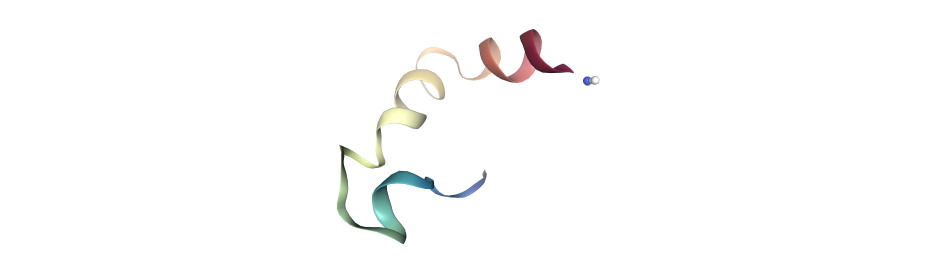
#> input picture results/1wso_pic1.png, 1874 x 524 px (shown at 1/2 size)
$ jupyter execute --allow-errors Ejercicio_3.ipynb
#> lines starting #> are read from the running program, lines starting #| are printed output that depends on the picture
### processing/loaders.py
import random
import os

from Bio.Seq import Seq
from Bio import SeqIO
from Bio import Entrez

from abc import ABC, abstractmethod


class DataLoader(ABC):
    @abstractmethod
    def load(self, *args):
        pass


class RandomSequenceLoader(DataLoader):
    def __init__(self):
        self.alphabet = "ACDEFGHIKLMNPQRSTVWY"

    def load(self, length):
        return Seq(''.join(random.choices(self.alphabet, k=length)))


class ApiSequenceLoader(DataLoader):
    def __init__(self):
        self.email = 'example@gmail.com'
        Entrez.email = self.email

    # [34 lines left out: functions load, get_sequences_by_id, not called in this run]


class FastaDataLoader(DataLoader):
    def __init__(self):
        pass

    def load(self, filename):
        lines = []
        with open(filename, "r") as file:
            lines = file.readlines()

        return ''.join(lines[1:]).replace("\n", "")


class DataLoaderFactory:
    @staticmethod
    def get_loader(loader_type):
        if loader_type == "random":
            return RandomSequenceLoader()

        elif loader_type == "api":
            return ApiSequenceLoader()

        elif loader_type == "fasta":
            return FastaDataLoader()

### Ejercicio_3.ipynb
# Práctica 5: Estructuras tridimensionales

[cell 1]
from Bio import PDB

import nglview
import py3Dmol

from Bio.Blast import NCBIWWW, NCBIXML

from Bio import SeqIO, AlignIO
from Bio.Align.Applications import ClustalOmegaCommandline
from Bio.Phylo.TreeConstruction import DistanceCalculator, DistanceTreeConstructor
import Bio.Phylo as Phylo

[cell 2]
import matplotlib.pyplot as plt
import matplotlib.image as mpimg
from matplotlib.colors import to_rgba

from itertools import combinations

import pandas as pd
import numpy as np

[cell 3]
from processing.loaders import DataLoaderFactory
from abc import ABC, abstractmethod

## Ejercicio 3: Proteínas del sueño

Los objetivos de este ejercicio son:

1. Descargar las secuencias de la Orexina-A/Hipocretina-1(1WSO) y la Orexina-B/Hipocretina-2 (1CQ0).
2. Lleva a cabo un alineamiento entre ambas secuencias y determina su grado de similitud.
3. Usa Biopython y la herramienta BLAST para buscar homólogos de la Hipocretina y la Orexina A en la base datos de proteínas no redundantes (NR).
4. Construya un árbol filogenético a partir de los resultados de la búsqueda BLAST (utilice el método Neighbor Joining)
5. Visualiza esas proteínas, y utilizando sus conocimientos desarrolle una función con Biopython que dadas dos estructuras de proteína identifique cual de ellas tiene la mayor distancia entre sus átomos.
Utilícela para la Hipocretina-1/Orexina-A y la Orexina-B/Hipocretina-2.

### Análisis exploratorio de la estructura tridimensional de las proteína

En este ejercicio estudiaremos dos proteínas distintas, las cuales vienen por naturaleza en los seres humanos y que son las encargadas de diversos procesos esenciales de nuestro organismo. Estas proteínas son las siguientes:

- **Orexina-A/Hipocretina-1 (1WSO):** Es un neuropéptido que desempeña un papel clave en la regulación del sueño, el apetito y el estado de alerta. Se sintetiza principalmente en el hipotálamo y actúa uniéndose a los receptores de orexina (OX1R y OX2R), los cuales están distribuidos en diversas regiones del cerebro. Esta proteína es fundamental en la regulación del ciclo sueño-vigilia y está implicada en patologías como la narcolepsia, un trastorno del sueño caracterizado por somnolencia diurna excesiva. Además, la Orexina-A también influye en el comportamiento alimenticio y la homeostasis energética.

- **Orexina-B/Hipocretina-2 (1CQ0):** Es un neuropéptido que, al igual que la Orexina-A, se produce en el hipotálamo y está involucrado en la regulación de procesos esenciales como el sueño, el apetito, y la homeostasis energética. La Orexina-B actúa predominantemente a través de los receptores de orexina (OX2R) y tiene una afinidad más específica por este receptor, en comparación con la Orexina-A. Este neuropéptido desempeña un papel importante en la estabilidad del ciclo sueño-vigilia y está relacionado con la capacidad del organismo para mantener el estado de alerta. Su disfunción también se asocia con trastornos como la narcolepsia tipo 1, en la cual se observa una pérdida de neuronas productoras de orexina.

Ambos neuropéptidos derivan de un precursor común llamado **prepro-orexina**, el cual es procesado en el hipotálamo para generar las formas maduras de Orexina-A e Orexina-B. Aunque ambas proteínas comparten este origen común, tienen diferencias notables en su estructura y función:

- La **Orexina-A** tiene 33 aminoácidos y presenta enlaces disulfuro que estabilizan su estructura, haciéndola más resistente a la degradación.
- La **Orexina-B**, por otro lado, es más corta, con 28 aminoácidos, y carece de enlaces disulfuro, lo que la hace menos estable pero con una afinidad más específica por el receptor OX2R.

Estas diferencias estructurales no solo influyen en su estabilidad, sino también en sus mecanismos de acción y afinidad por los receptores de orexina. Por lo tanto, aunque ambas pertenecen a la misma familia de neuropéptidos y trabajan en conjunto para regular funciones fisiológicas esenciales, no son diferentes cadenas de una misma proteína, sino péptidos independientes derivados de un único precursor.

[cell 4]
data_path = "./data"

#> (a cell that did not finish here is left out)

#> (a cell that did not finish here is left out)

[cell 7]
plt.figure(figsize=(14, 5))

img = mpimg.imread("results/1wso_pic1.png")
#> img is the input picture: shape (524, 1874, 4) float32; mean R, G, B, A 0.988, 0.988, 0.987, 1
plt.imshow(img)
plt.axis("off")

plt.subplots_adjust(left=0, right=1, top=1, bottom=0)
plt.title("Hipocretina-1/Orexina-A (1WSO)")
plt.show()

Como podemos observar en la representación visual de la proteína, su estructura parece contener una hélice alfa prominente (destacada por la forma helicoidal y los colores graduales). Esto indica que es una proteína con una estructura secundaria bien definida. Además, su apariencia sugiere una organización relativamente compacta y posiblemente una función específica relacionada con la estabilidad estructural o interacción molecular.

El extremo con una esfera adicional que se observa en la imagen corresponde al residuo NH₂, un grupo amino terminal que, aunque parece estar aislado, juega un papel clave en la interacción de la proteína con sus receptores, en contraste con la percepción inicial de que podría ser simplemente un marcador estructural o un ligando no funcional.

[cell 8]
plt.figure(figsize=(14, 5))

img = mpimg.imread("results/1wso_pic2.png")
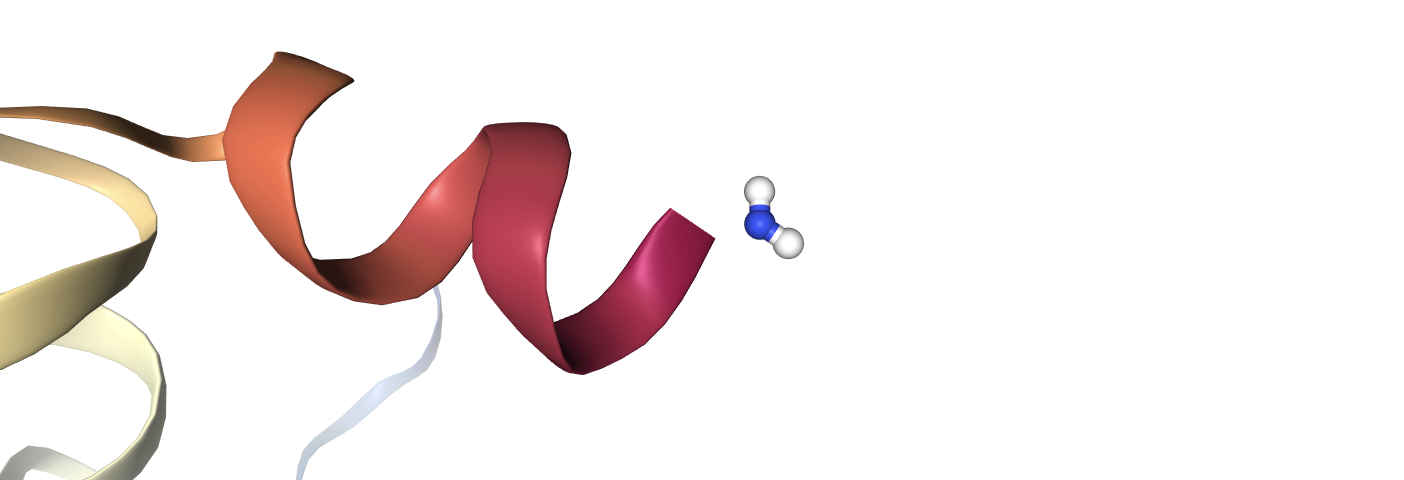
#> input picture results/1wso_pic2.png, 1404 x 480 px
#> img is the input picture: shape (480, 1404, 4) float32; mean R, G, B, A 0.955, 0.924, 0.921, 1
plt.imshow(img)
plt.axis("off")

plt.subplots_adjust(left=0, right=1, top=1, bottom=0)
plt.title(r"Residuo $NH_2$ de la Hipocretina-1/Orexina-A (1WSO)")
plt.show()

[cell 9]
ligands = []
#> (the rest of this cell did not finish here and is left out)

Como podemos ver, se detectan dos residuos no estándar en la estructura de la proteína: PCA y NH₂. Estos son ligandos o moléculas pequeñas que no forman parte de los aminoácidos comunes de la cadena proteica. En la estructura, NH₂ se presenta como un grupo funcional pequeño compuesto por un átomo de nitrógeno y dos de hidrógeno, mientras que PCA es un compuesto más grande, posiblemente relacionado con la estabilización o funcionalidad de la proteína. Estos residuos pueden ser útiles para diversas funciones, como estabilizar la estructura, facilitar interacciones con otras moléculas o actuar como parte del entorno experimental para simular condiciones específicas.

En la estructura, el residuo que se aprecia en la imagen corresponde a **NH₂**, que es un grupo funcional pequeño compuesto por un átomo de nitrógeno (azul) y dos átomos de hidrógeno (blancos). Este residuo se encuentra fuera de la cadena principal de la proteína y está representado como una molécula independiente en la visualización. Es posible que actúe como parte del entorno experimental, un estabilizador o tenga alguna función específica en la interacción con la proteína.

En el contexto de la estructura de la proteína Orexina-A/Hipocretina-1 (PDB ID: 1WSO), el residuo PCA corresponde al ácido pirrolidona carboxílico, una forma cíclica de la glutamina que puede influir en la estabilidad estructural de la proteína. Por otro lado, NH₂ puede ser crucial para la actividad biológica de la proteína, incluyendo su interacción con receptores específicos.

#> (a cell that did not finish here is left out)

[cell 11]
plt.figure(figsize=(14, 5))

img = mpimg.imread("results/1cq0_pic1.png")
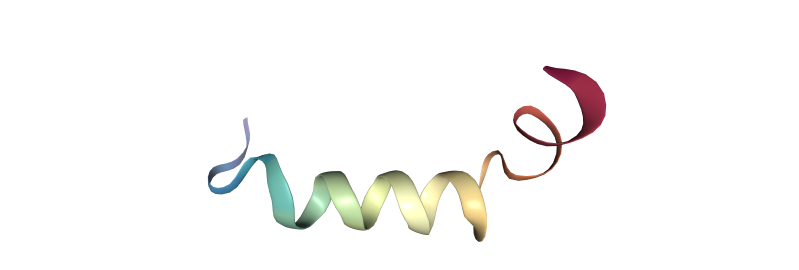
#> input picture results/1cq0_pic1.png, 1598 x 540 px (shown at 1/2 size)
#> img is the input picture: shape (540, 1598, 4) float32; mean R, G, B, A 0.978, 0.977, 0.971, 1
plt.imshow(img)
plt.axis("off")

plt.subplots_adjust(left=0, right=1, top=1, bottom=0)
plt.title("Orexina-B/Hipocretina-2 (1CQ0)")
plt.show()

En el caso de la proteína Orexina-B/Hipocretina-2 (PDB ID: 1CQ0), la representación visual muestra una estructura dominada por una hélice alfa continua y bien definida, característica que es consistente con la función de esta proteína como un neuropéptido regulador. En contraste con Orexina-A, Orexina-B presenta una estructura más compacta, con menos flexibilidad en sus regiones terminales, lo que refuerza su papel en la interacción específica con sus receptores.

La hélice alfa observada es fundamental para el reconocimiento de la proteína por el receptor de orexina-2 (OX2R), lo que subraya su relevancia en procesos fisiológicos como la regulación del sueño, el apetito y la energía. Además, la estabilidad estructural de Orexina-B está estrechamente relacionada con su capacidad para formar interacciones específicas, lo que explica su menor afinidad relativa por el receptor OX1R en comparación con Orexina-A.

[cell 12]
ligands = []
#> (the rest of this cell did not finish here and is left out)

Visualizaremos ahora ambas proteínas en un mismo espacio tridimensional para comparar sus estructuras y analizar sus similitudes y diferencias.

#> (a cell that did not finish here is left out)

[cell 14]
plt.figure(figsize=(14, 5))

img = mpimg.imread("results/comp_pic1.png")
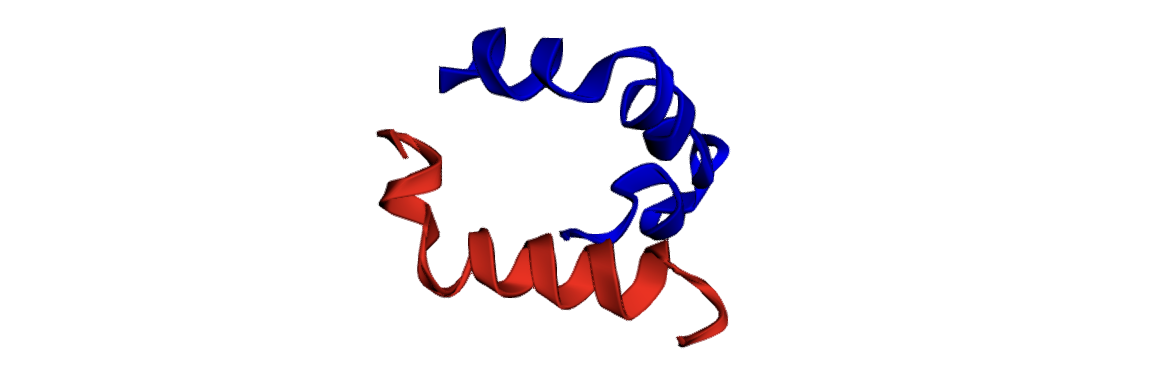
#> input picture results/comp_pic1.png, 1166 x 376 px
#> img is the input picture: shape (376, 1166, 4) float32; mean R, G, B, A 0.951, 0.934, 0.951, 1
plt.imshow(img)
plt.axis("off")

plt.subplots_adjust(left=0, right=1, top=1, bottom=0)
plt.title("Comparación de las estructuras 1WSO (Azul) y 1CQ0 (Rojo)")
plt.show()

[cell 15]
plt.figure(figsize=(14, 5))

img = mpimg.imread("results/comp_pic2.png")
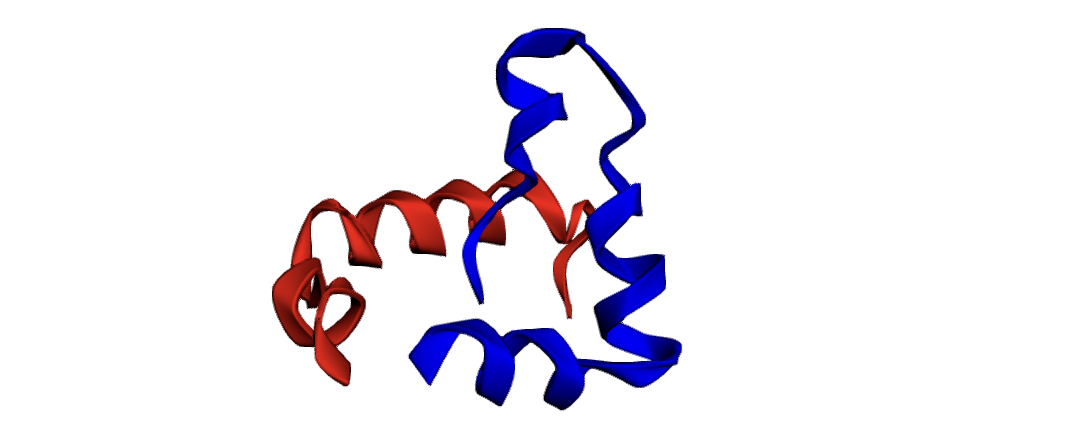
#> input picture results/comp_pic2.png, 1086 x 432 px
#> img is the input picture: shape (432, 1086, 4) float32; mean R, G, B, A 0.93, 0.915, 0.946, 1
plt.imshow(img)
plt.axis("off")

plt.subplots_adjust(left=0, right=1, top=1, bottom=0)
plt.title("Comparación de las estructuras 1WSO (Azul) y 1CQ0 (Rojo)")
plt.show()

A simple vista, podemos observar como las proteínas son bastante diferentes entre sí. No obstante, esto puede deberse a una mala alineación de las mismas. Esto es, podría ser que colocando las proteínas de manera correcta, se observen similitudes entre ellas. Para ello, realizaremos un alineamiento de las secuencias de las proteínas y compararemos sus estructuras.

### Alineamiento de proteínas por átomos equivalentes

[cell 16]
class Aligner(ABC):
    @abstractmethod
    def align(self, structure_1, structure_2):
        pass

Procedemos ahora a realizar un alineamiento de las proteínas Orexina-A/Hipocretina-1 y Orexina-B/Hipocretina-2 utilizando Biopython. Para ello, primero definimos la clase `Superimposer` que nos permitirá superponer las estructuras de las proteínas y calcular la distancia entre los átomos equivalentes. Para ello, hacemos uso de la clase `PDB.Superimposer` de Biopython, la cual aplica el algoritmo de superposición de Kabsch para alinear dos estructuras tridimensionales de proteínas. Este algoritmo minimiza la suma de los cuadrados de las diferencias entre los átomos equivalentes de las dos estructuras, permitiendo compararlas y calcular la distancia entre ellas.

Ahora bien, ¿qué son estos átomos equivalentes? En el contexto de la superposición de proteínas, los átomos equivalentes son aquellos que se corresponden entre las dos estructuras y que se utilizan para calcular la superposición óptima. Estos átomos deben tener la misma identidad y estar en posiciones similares en las dos estructuras, lo que permite compararlas y determinar su similitud. En Biopython, la clase `Superimposer` se encarga de identificar estos átomos equivalentes y realizar la superposición de las estructuras por completo, haciendo uso de una matriz de rotación y traslación para alinearlas de manera óptima.

[cell 17]
class Superimposer(Aligner):
    def __init__(self):
        super().__init__()
        self.aligner = PDB.Superimposer()

    def align(self, structure_1, structure_2, chain1_id="A", chain2_id="A"):
        atoms1, atoms2 = self._get_common_atoms(structure_1, structure_2, chain1_id, chain2_id)

        if len(atoms1) != len(atoms2):
            raise ValueError(f"Mismatch in number of CA atoms: {len(atoms1)} vs {len(atoms2)}")

        self.aligner.set_atoms(atoms1, atoms2)

        print(self.aligner.rotran)
        print(f"RMSD: {self.aligner.rms}")

        self.aligner.apply(structure_2)

    def _get_common_atoms(self, structure_1, structure_2, chain1_id="A", chain2_id="A"):
        chain1 = structure_1[0][chain1_id]
        chain2 = structure_2[0][chain2_id]

        residues1 = {res.id[1]: res for res in chain1}
        residues2 = {res.id[1]: res for res in chain2}

        common_residues = residues1.keys() & residues2.keys()

        atoms1 = []
        atoms2 = []
        for res_id in common_residues:
            if "CA" in residues1[res_id] and "CA" in residues2[res_id]:
                atoms1.append(residues1[res_id]["CA"])
                atoms2.append(residues2[res_id]["CA"])

        return atoms1, atoms2

#> (a cell that did not finish here is left out)

#> (a cell that did not finish here is left out)

El alineamiento entre las estructuras de **Orexina-A** y **Orexina-B** genera tres componentes principales: la matriz de rotación, el vector de traslación, y el valor de RMSD. Aquí explicamos cada uno en detalle usando notación matemática.

##### 1. **Matriz de rotación ($ R $)**

La matriz de rotación $ R $ es:
$$
R =
\begin{bmatrix}
1.00000000 & -1.31074131 \times 10^{-8} &  9.74082657 \times 10^{-8} \\
1.31074154 \times 10^{-8} & 1.00000000 & -2.44023484 \times 10^{-8} \\
-9.74082652 \times 10^{-8} & 2.44023494 \times 10^{-8} & 1.00000000
\end{bmatrix}
$$

Esto indica una rotación mínima. Los valores cercanos a 1 en la diagonal principal muestran que no hay un cambio significativo en la orientación de los ejes $x$, $y$ y $z$. Los valores fuera de la diagonal son muy pequeños ($\sim 10^{-8}$), indicando ligeras correcciones necesarias para la alineación.

En términos generales, si un punto $ P $ en la estructura móvil tiene coordenadas $(x, y, z)$, después de aplicar esta rotación, sus nuevas coordenadas serían:
$$
P' = R \cdot P
$$

##### 2. **Vector de traslación ($ T $)**

El vector de traslación $ T $ es:
$$
T =
\begin{bmatrix}
-1.10392905 \times 10^{-6} \\
1.58119236 \times 10^{-7} \\
-7.35061366 \times 10^{-7}
\end{bmatrix}
$$

Este vector indica un desplazamiento mínimo necesario para alinear las estructuras en el espacio tridimensional. El desplazamiento en los tres ejes ($x$, $y$, $z$) es muy pequeño ($\sim 10^{-6}$), lo que sugiere que las dos estructuras ya estaban bastante alineadas en términos de posición antes de aplicar esta traslación.

La nueva posición de un punto después de aplicar rotación y traslación será:
$$
P'' = R \cdot P + T
$$

##### 3. **RMSD (Root Mean Square Deviation)**

El valor de RMSD ($ \text{RMSD} $) es:
$$
\text{RMSD} = 7.47 \, \text{Å}
$$

La RMSD se calcula usando:
$$
\text{RMSD} = \sqrt{\frac{1}{N} \sum_{i=1}^N \left\| P_{1i} - P_{2i} \right\|^2}
$$

Donde:
- $N$ es el número de átomos considerados para el alineamiento (átomos alfa-carbono $CA$).
- $P_{1i}$ y $P_{2i}$ son las posiciones de los átomos correspondientes en las dos estructuras después de la alineación.
- $\left\| P_{1i} - P_{2i} \right\|$ es la distancia euclidiana entre el $i$-ésimo átomo de las dos estructuras.

El RMSD de **7.47 Å** indica una desviación significativa entre las posiciones de los átomos en las dos estructuras. Esto refleja diferencias estructurales en las regiones flexibles o específicas, como las terminaciones o las secuencias que no son estructuralmente conservadas.

Podemos ahora visualizar las proteínas, una vez aplicadas las transformaciones y rotaciones necesarias para el alineamiento. El resultado es el mostrado en las siguientes gráficas:

#> (a cell that did not finish here is left out)

#> (a cell that did not finish here is left out)

[cell 22]
plt.figure(figsize=(14, 8))

img = mpimg.imread("results/comp_aligned_pic1.png")
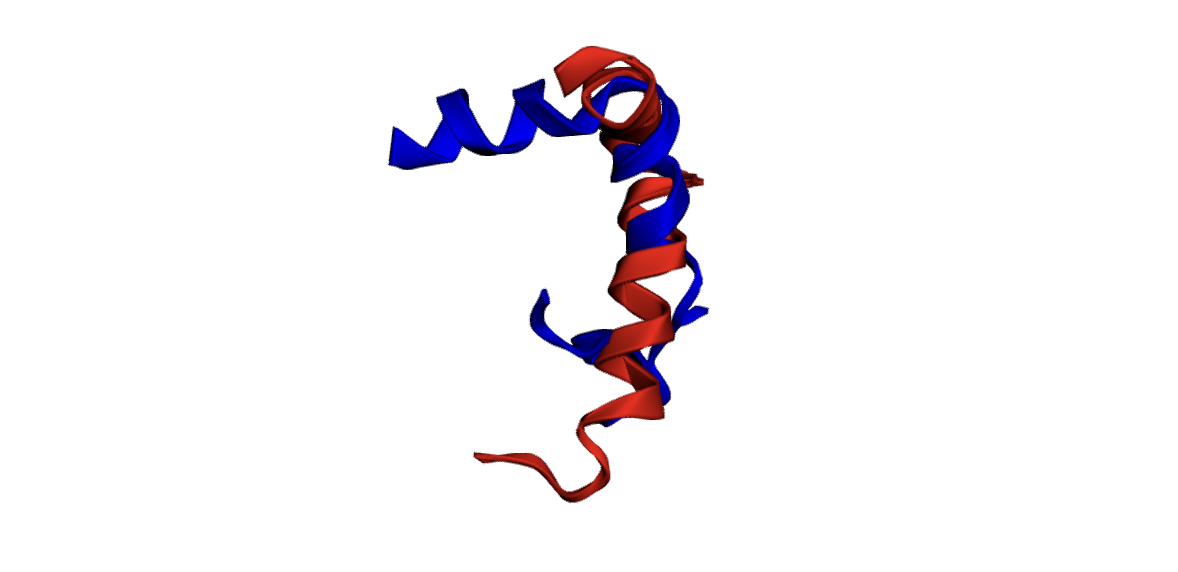
#> input picture results/comp_aligned_pic1.png, 1178 x 572 px
#> img is the input picture: shape (572, 1178, 4) float32; mean R, G, B, A 0.961, 0.95, 0.964, 1
plt.imshow(img)
plt.axis("off")

plt.subplots_adjust(left=0, right=1, top=1, bottom=0)
plt.title("Comparación de las estructuras 1WSO (Azul) y 1CQ0 (Rojo) alineadas")
plt.show()

[cell 23]
plt.figure(figsize=(14, 8))

#> (the rest of this cell did not finish here and is left out)

Una vez realizado el alineamiento, podemos concluir que las estructuras de **Orexina-A** y **Orexina-B** comparten un núcleo estructural conservado, como se evidencia en la superposición de las hélices alfa principales. Esto confirma su similitud en las regiones funcionales críticas para la interacción con los receptores de orexina. Sin embargo, el valor de **RMSD (7.47 Å)** indica diferencias significativas en algunas regiones, particularmente en las partes más flexibles o terminales, que no se alinean perfectamente.

El **vector de traslación** y la **matriz de rotación** reflejan que solo se requirieron ajustes mínimos para superponer las estructuras, lo que reafirma que ambas proteínas tienen una base estructural similar. Las discrepancias observadas son consistentes con sus diferencias en la secuencia de aminoácidos y longitud, lo cual podría explicar sus afinidades y roles funcionales diferenciados hacia los receptores OX1R y OX2R. En conclusión, el alineamiento destaca las similitudes fundamentales necesarias para su función compartida como neuropéptidos reguladores, pero también resalta las adaptaciones estructurales específicas que permiten a cada proteína cumplir con sus roles fisiológicos únicos.

### Búsqueda de homólogos usando BLAST

- **Orexina-A/Hipocretina-1 (1WSO)**

Como ya sabemos, BLAST es una herramienta ampliamente utilizada para buscar secuencias homólogas en bases de datos de proteínas. En este caso, utilizaremos BLAST para buscar homólogos de la Orexina-A/Hipocretina-1 (PDB ID: 1WSO) en la base de datos de proteínas no redundantes (NR) y analizar los resultados obtenidos. Este análisis permitirá identificar organismos y secuencias que presentan similitudes con esta proteína, lo que puede proporcionar información valiosa sobre su conservación evolutiva y funciones biológicas compartidas.

1. **Carga de Secuencias**:
   - Se cargan las secuencias de las proteínas Orexina-A (1WSO) y Orexina-B (1CQ0) desde archivos en formato FASTA utilizando un cargador especializado.

[cell 24]
laoder = DataLoaderFactory.get_loader("fasta")

#> (a cell that did not finish here is left out)
